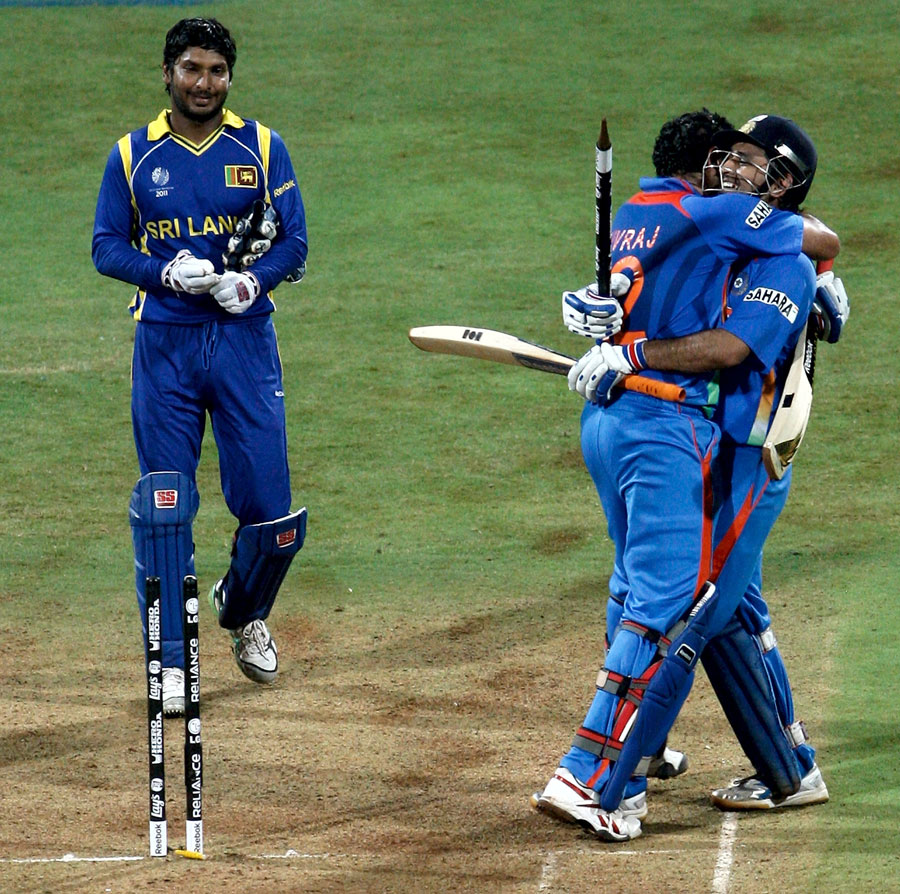
#> input picture my_work/zzz.jpg, 900 x 894 px
$ python pro3.py   (Python 2 division)
#> lines starting #> are read from the running program, lines starting #| are printed output that depends on the picture
#this will fucking rotate the image
from PIL import Image

def main():
    try:
        #Relative Path
        img = Image.open("zzz.jpg")
#> img is the input picture: PIL image 900x894 RGB; mean R, G, B 101.5, 116.1, 93.4

        #Angle given
        img = img.rotate(180)
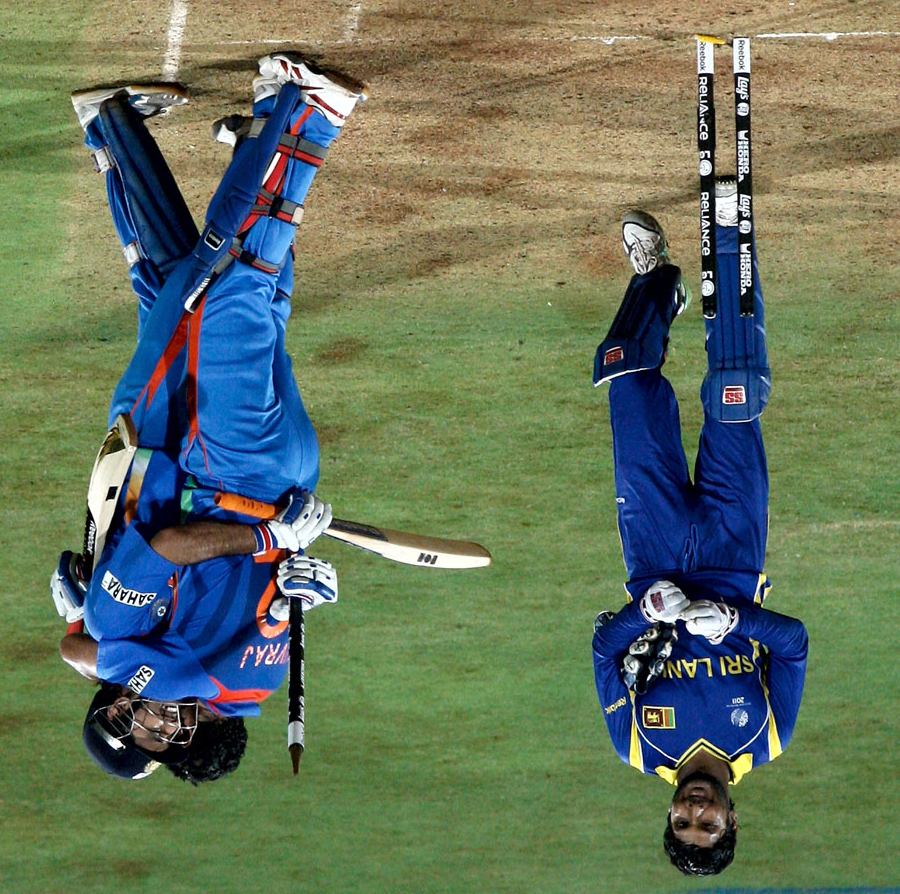
#> img: PIL image 900x894 RGB; mean R, G, B 101.5, 116.1, 93.4

         #Saved in the same relative location
        img.save("rotated_picture.jpg")
    except IOError:
        print "something went wrong"

if __name__ == "__main__":
    main()
